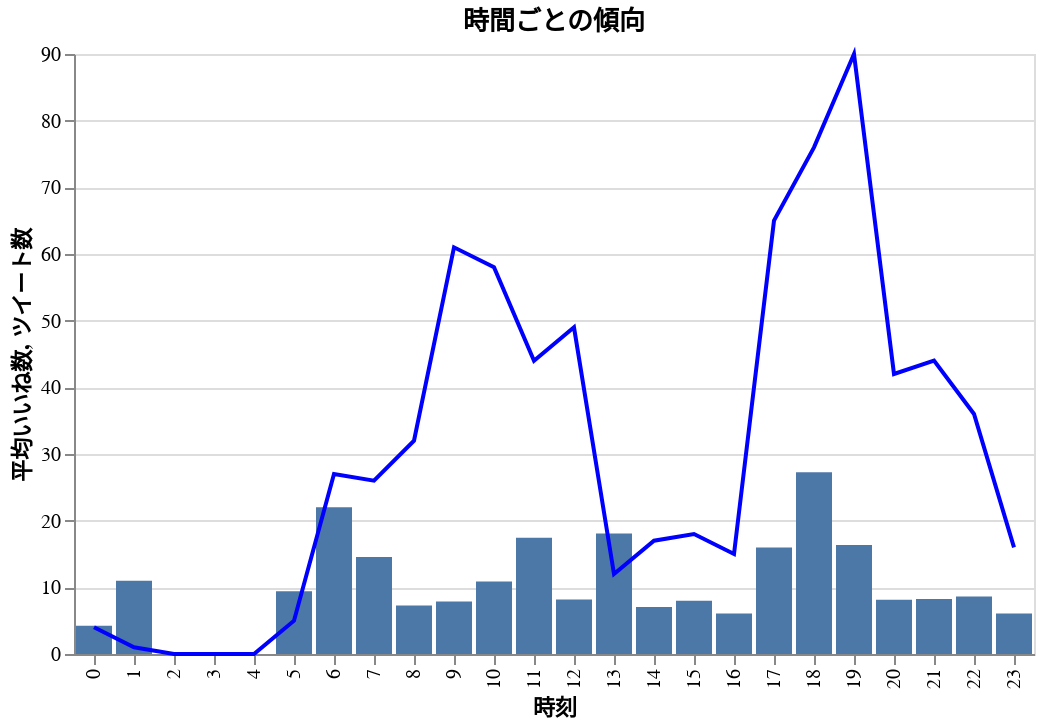

The notebook cell saved with this chart:
### Code cell
base = alt.Chart(result, title ='時間ごとの傾向').encode(x='時刻:O')
bar = base.mark_bar().encode(y='平均いいね数:Q', tooltip=['平均いいね数'])
line = base.mark_line(color='blue').encode(y='ツイート数:Q', tooltip=['ツイート数'])

bar + line

### Figure 1 — Vega-Lite specification as saved in the notebook (floating-point values rounded to 4 significant figures)
{"config": {"view": {"continuousWidth": 400, "continuousHeight": 300}}, "layer": [{"mark": "bar", "encoding": {"tooltip": [{"field": "平均いいね数", "type": "quantitative"}], "x": {"field": "時刻", "type": "ordinal"}, "y": {"field": "平均いいね数", "type": "quantitative"}}, "title": "時間ごとの傾向"}, {"mark": {"type": "line", "color": "blue"}, "encoding": {"tooltip": [{"field": "ツイート数", "type": "quantitative"}], "x": {"field": "時刻", "type": "ordinal"}, "y": {"field": "ツイート数", "type": "quantitative"}}, "title": "時間ごとの傾向"}], "data": {"name": "data-1da412c3f3ea5cd834c8d474204cdb84"}, "$schema": "https://vega.github.io/schema/vega-lite/v4.17.0.json", "datasets": {"data-1da412c3f3ea5cd834c8d474204cdb84": [{"時刻": 0, "平均いいね数": 4.25, "ツイート数": 4.0}, {"時刻": 1, "平均いいね数": 11.0, "ツイート数": 1.0}, {"時刻": 2, "平均いいね数": 0.0, "ツイート数": 0.0}, {"時刻": 3, "平均いいね数": 0.0, "ツイート数": 0.0}, {"時刻": 4, "平均いいね数": 0.0, "ツイート数": 0.0}, {"時刻": 5, "平均いいね数": 9.4, "ツイート数": 5.0}, {"時刻": 6, "平均いいね数": 22.0, "ツイート数": 27.0}, {"時刻": 7, "平均いいね数": 14.54, "ツイート数": 26.0}, {"時刻": 8, "平均いいね数": 7.281, "ツイート数": 32.0}, {"時刻": 9, "平均いいね数": 7.869, "ツイート数": 61.0}, {"時刻": 10, "平均いいね数": 10.86, "ツイート数": 58.0}, {"時刻": 11, "平均いいね数": 17.45, "ツイート数": 44.0}, {"時刻": 12, "平均いいね数": 8.163, "ツイート数": 49.0}, {"時刻": 13, "平均いいね数": 18.08, "ツイート数": 12.0}, {"時刻": 14, "平均いいね数": 7.059, "ツイート数": 17.0}, {"時刻": 15, "平均いいね数": 8.0, "ツイート数": 18.0}, {"時刻": 16, "平均いいね数": 6.067, "ツイート数": 15.0}, {"時刻": 17, "平均いいね数": 15.98, "ツイート数": 65.0}, {"時刻": 18, "平均いいね数": 27.26, "ツイート数": 76.0}, {"時刻": 19, "平均いいね数": 16.33, "ツイート数": 90.0}, {"時刻": 20, "平均いいね数": 8.119, "ツイート数": 42.0}, {"時刻": 21, "平均いいね数": 8.25, "ツイート数": 44.0}, {"時刻": 22, "平均いいね数": 8.611, "ツイート数": 36.0}, {"時刻": 23, "平均いいね数": 6.062, "ツイート数": 16.0}]}}
